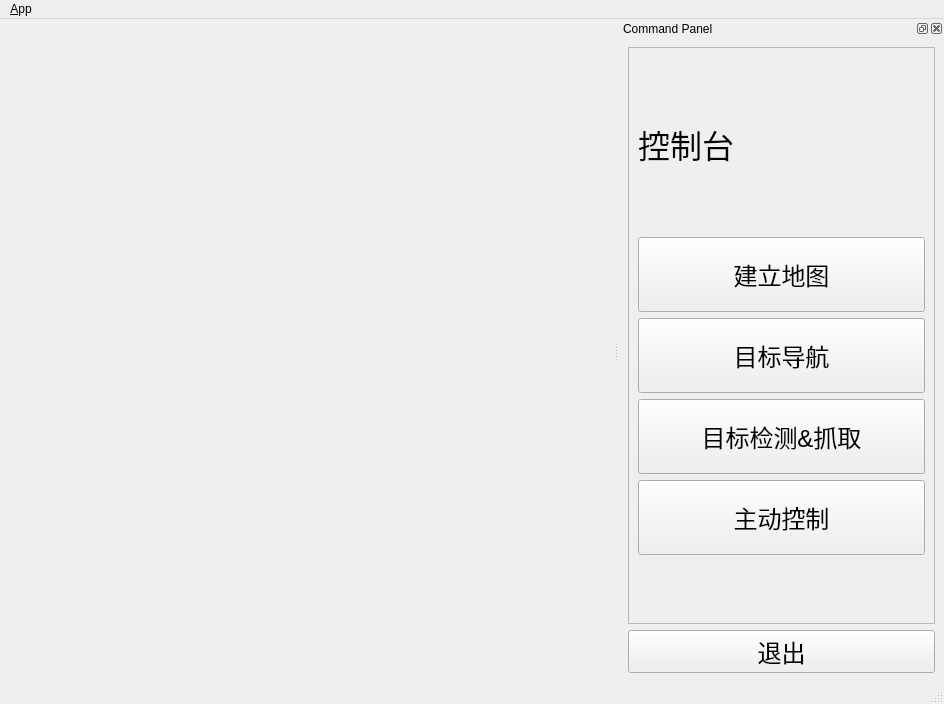
<?xml version="1.0" encoding="UTF-8"?>
<ui version="4.0">
 <class>MainWindowDesign</class>
 <widget class="QMainWindow" name="MainWindowDesign">
  <property name="geometry">
   <rect>
    <x>0</x>
    <y>0</y>
    <width>944</width>
    <height>704</height>
   </rect>
  </property>
  <property name="windowTitle">
   <string>QRosApp</string>
  </property>
  <property name="windowIcon">
   <iconset resource="../resources/images.qrc">
    <normaloff>:/images/icon.png</normaloff>:/images/icon.png</iconset>
  </property>
  <property name="locale">
   <locale language="English" country="Australia"/>
  </property>
  <widget class="QWidget" name="centralwidget">
   <layout class="QHBoxLayout">
    <item>
     <layout class="QHBoxLayout" name="horizontalLayout">
      <item>
       <widget class="QLabel" name="theme">
        <property name="text">
         <string/>
        </property>
       </widget>
      </item>
     </layout>
    </item>
   </layout>
  </widget>
  <widget class="QMenuBar" name="menubar">
   <property name="geometry">
    <rect>
     <x>0</x>
     <y>0</y>
     <width>944</width>
     <height>23</height>
    </rect>
   </property>
   <widget class="QMenu" name="menu_File">
    <property name="title">
     <string>&amp;App</string>
    </property>
    <addaction name="action_Preferences"/>
    <addaction name="separator"/>
    <addaction name="actionAbout"/>
    <addaction name="actionAbout_Qt"/>
    <addaction name="separator"/>
    <addaction name="action_Quit"/>
   </widget>
   <addaction name="menu_File"/>
  </widget>
  <widget class="QStatusBar" name="statusbar"/>
  <widget class="QDockWidget" name="dock_status">
   <property name="sizePolicy">
    <sizepolicy hsizetype="Minimum" vsizetype="Preferred">
     <horstretch>0</horstretch>
     <verstretch>0</verstretch>
    </sizepolicy>
   </property>
   <property name="minimumSize">
    <size>
     <width>325</width>
     <height>572</height>
    </size>
   </property>
   <property name="allowedAreas">
    <set>Qt::RightDockWidgetArea</set>
   </property>
   <property name="windowTitle">
    <string>Command Panel</string>
   </property>
   <attribute name="dockWidgetArea">
    <number>2</number>
   </attribute>
   <widget class="QWidget" name="dockWidgetContents_2">
    <layout class="QVBoxLayout" name="verticalLayout">
     <item>
      <widget class="QFrame" name="frame">
       <property name="sizePolicy">
        <sizepolicy hsizetype="Minimum" vsizetype="Preferred">
         <horstretch>0</horstretch>
         <verstretch>0</verstretch>
        </sizepolicy>
       </property>
       <property name="frameShape">
        <enum>QFrame::StyledPanel</enum>
       </property>
       <property name="frameShadow">
        <enum>QFrame::Raised</enum>
       </property>
       <layout class="QVBoxLayout" name="verticalLayout_3">
        <item>
         <widget class="QLabel" name="label">
          <property name="minimumSize">
           <size>
            <width>0</width>
            <height>60</height>
           </size>
          </property>
          <property name="maximumSize">
           <size>
            <width>16777215</width>
            <height>60</height>
           </size>
          </property>
          <property name="font">
           <font>
            <pointsize>24</pointsize>
           </font>
          </property>
          <property name="text">
           <string>控制台</string>
          </property>
         </widget>
        </item>
        <item>
         <layout class="QVBoxLayout" name="verticalLayout_2">
          <item>
           <widget class="QPushButton" name="buildmap_btn">
            <property name="minimumSize">
             <size>
              <width>0</width>
              <height>75</height>
             </size>
            </property>
            <property name="font">
             <font>
              <pointsize>18</pointsize>
             </font>
            </property>
            <property name="text">
             <string>建立地图</string>
            </property>
           </widget>
          </item>
          <item>
           <widget class="QPushButton" name="navigation_btn">
            <property name="minimumSize">
             <size>
              <width>0</width>
              <height>75</height>
             </size>
            </property>
            <property name="font">
             <font>
              <pointsize>18</pointsize>
             </font>
            </property>
            <property name="text">
             <string>目标导航</string>
            </property>
           </widget>
          </item>
          <item>
           <widget class="QPushButton" name="detect_grab_btn">
            <property name="minimumSize">
             <size>
              <width>0</width>
              <height>75</height>
             </size>
            </property>
            <property name="font">
             <font>
              <pointsize>18</pointsize>
             </font>
            </property>
            <property name="text">
             <string>目标检测&amp;&amp;抓取</string>
            </property>
           </widget>
          </item>
          <item>
           <widget class="QPushButton" name="usercontrol_btn">
            <property name="minimumSize">
             <size>
              <width>0</width>
              <height>75</height>
             </size>
            </property>
            <property name="font">
             <font>
              <pointsize>18</pointsize>
             </font>
            </property>
            <property name="text">
             <string>主动控制</string>
            </property>
           </widget>
          </item>
         </layout>
        </item>
       </layout>
      </widget>
     </item>
     <item>
      <widget class="QPushButton" name="quit_button">
       <property name="sizePolicy">
        <sizepolicy hsizetype="MinimumExpanding" vsizetype="Fixed">
         <horstretch>0</horstretch>
         <verstretch>0</verstretch>
        </sizepolicy>
       </property>
       <property name="font">
        <font>
         <pointsize>18</pointsize>
        </font>
       </property>
       <property name="text">
        <string>退出</string>
       </property>
      </widget>
     </item>
    </layout>
   </widget>
  </widget>
  <action name="action_Quit">
   <property name="text">
    <string>&amp;Quit</string>
   </property>
   <property name="shortcut">
    <string>Ctrl+Q</string>
   </property>
   <property name="shortcutContext">
    <enum>Qt::ApplicationShortcut</enum>
   </property>
  </action>
  <action name="action_Preferences">
   <property name="text">
    <string>&amp;Preferences</string>
   </property>
  </action>
  <action name="actionAbout">
   <property name="text">
    <string>&amp;About</string>
   </property>
  </action>
  <action name="actionAbout_Qt">
   <property name="text">
    <string>About &amp;Qt</string>
   </property>
  </action>
 </widget>
 <resources>
  <include location="../resources/images.qrc"/>
 </resources>
 <connections>
  <connection>
   <sender>action_Quit</sender>
   <signal>triggered()</signal>
   <receiver>MainWindowDesign</receiver>
   <slot>close()</slot>
   <hints>
    <hint type="sourcelabel">
     <x>-1</x>
     <y>-1</y>
    </hint>
    <hint type="destinationlabel">
     <x>399</x>
     <y>299</y>
    </hint>
   </hints>
  </connection>
  <connection>
   <sender>quit_button</sender>
   <signal>clicked()</signal>
   <receiver>MainWindowDesign</receiver>
   <slot>close()</slot>
   <hints>
    <hint type="sourcelabel">
     <x>859</x>
     <y>552</y>
    </hint>
    <hint type="destinationlabel">
     <x>469</x>
     <y>299</y>
    </hint>
   </hints>
  </connection>
 </connections>
</ui>
